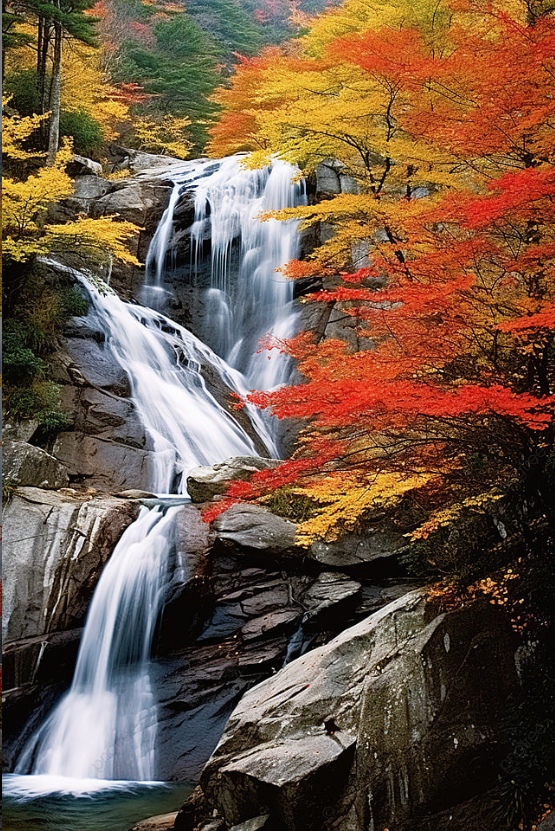
#> input picture paisagem.png, 555 x 831 px
$ jupyter execute reducao_de_dimensionalidade_de_imagens_para_redes_neurais.ipynb
#> lines starting #> are read from the running program, lines starting #| are printed output that depends on the picture; after the words box and inside, x2 and y2 are one past the last pixel; in counts of white or black regions, pixels touching at a corner belong together
[cell 1]
from PIL import Image
paisagem = Image.open('paisagem.png')
#> paisagem is the input picture: PIL image 555x831 RGBA; mean R, G, B, A 111.5, 87.9, 68.9, 255
paisagem

def escala_cinza(imagem_colorida):
    w, h = imagem_colorida.size
#> w = 555; h = 831
    img = Image.new('RGB', (w, h))
#> img: PIL image 555x831 RGB; every value is 0
    for x in range (w):
        for y in range(h):
          pxl = imagem_colorida.getpixel((x, y))
          # RGB multiplicado pelos pesos de iliminação para cada cor respectivamente
          lum = int(0.3 * pxl[0] + 0.59 * pxl[1] + 0.11 * pxl[2])
          img.putpixel((x, y), (lum, lum, lum))
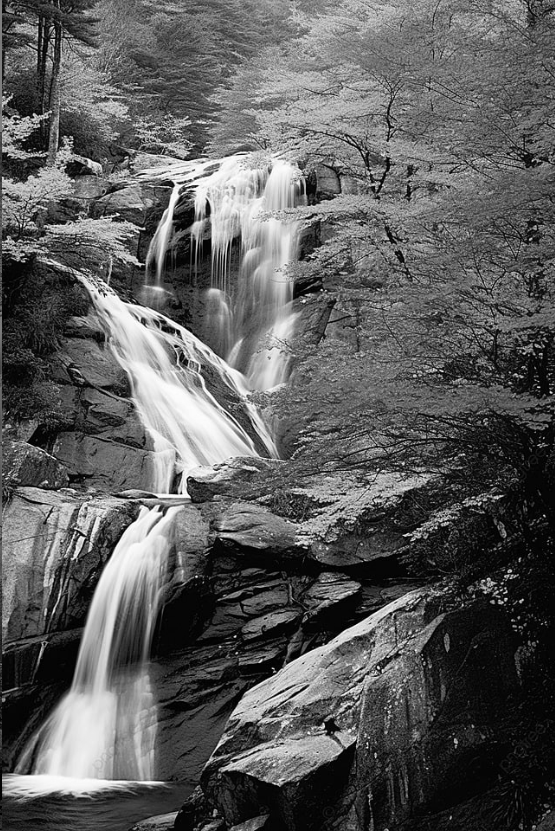
#> img: PIL image 555x831 RGB; min 0, max 255, mean 92.4

    return img


def image_pb(escala_cinza):
    threshold = 128
    img_pb = escala_cinza.point(lambda p: 255 if p > threshold else 0)
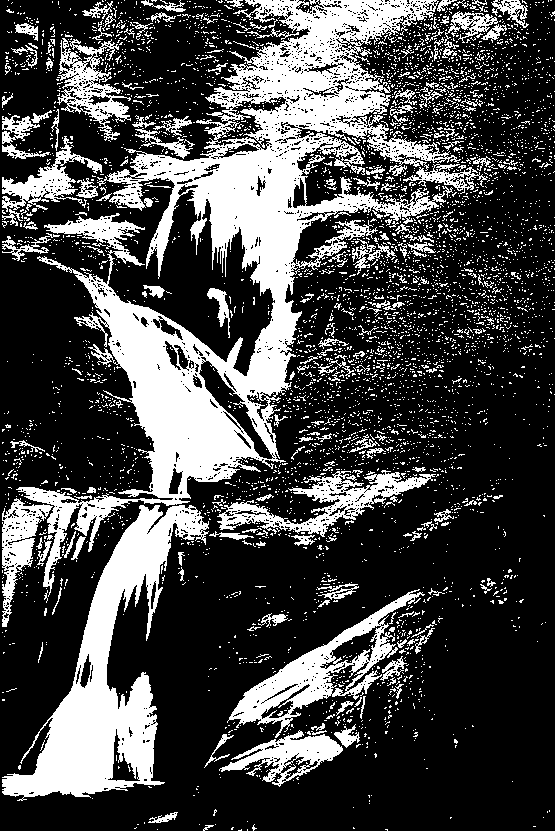
#> img_pb: PIL image 555x831 RGB; 28.2% white; 4945 white regions (4731 under 20 px), largest, box (x1, y1, x2, y2) and area: (16, 0, 461, 597) 61304, (2, 505, 209, 801) 19137, (227, 589, 425, 738) 6295

    return img_pb


def img_resize(img):
    img = img.resize((555, 831))

    return img
#Função para redimencionar a imagem
paisagem = img_resize(paisagem)
paisagem

#Função para aplicar escalas de cinza à imagem
paisagem_gs = escala_cinza(paisagem)
paisagem_gs

#Função de converção para P&B
imagem_pb = image_pb(paisagem_gs)
imagem_pb


#Função para aplicar escalas de cinza à imagem
paisagem_gs = escala_cinza(paisagem)
paisagem_gs

#Função de converção para P&B
imagem_pb = image_pb(paisagem_gs)
imagem_pb
